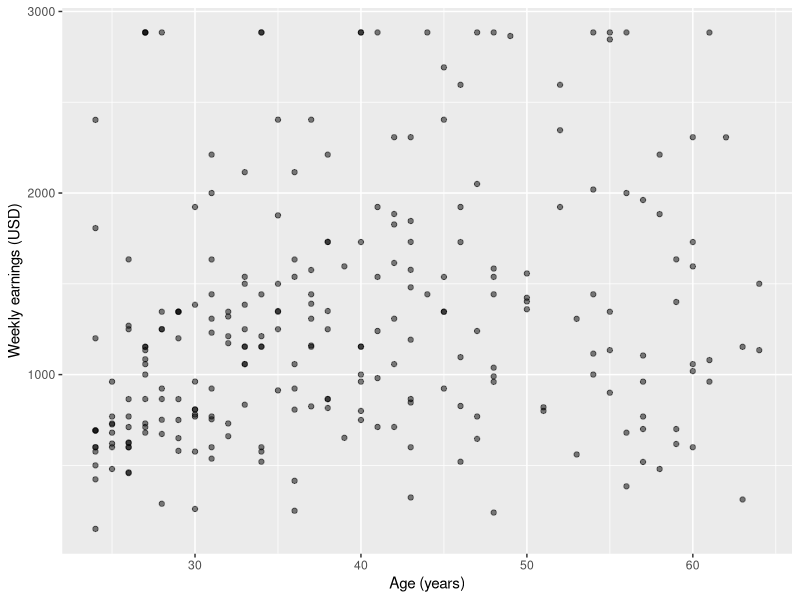
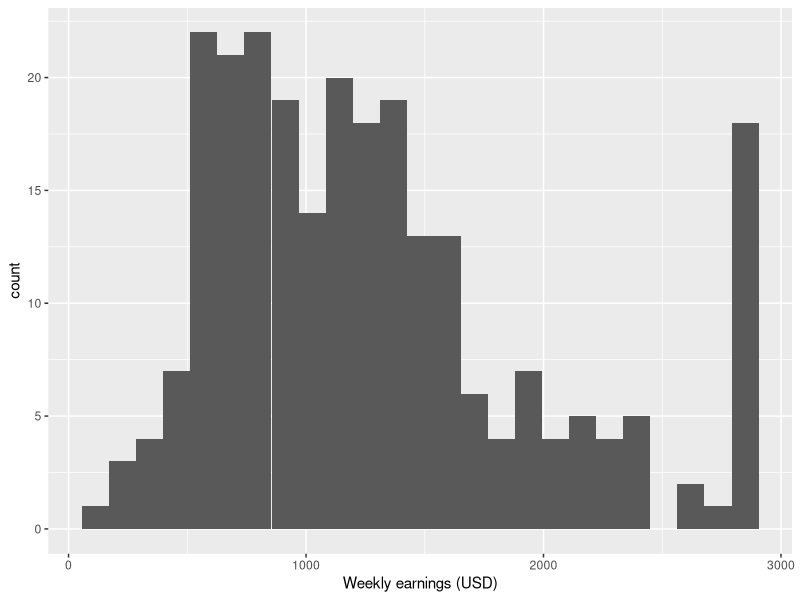
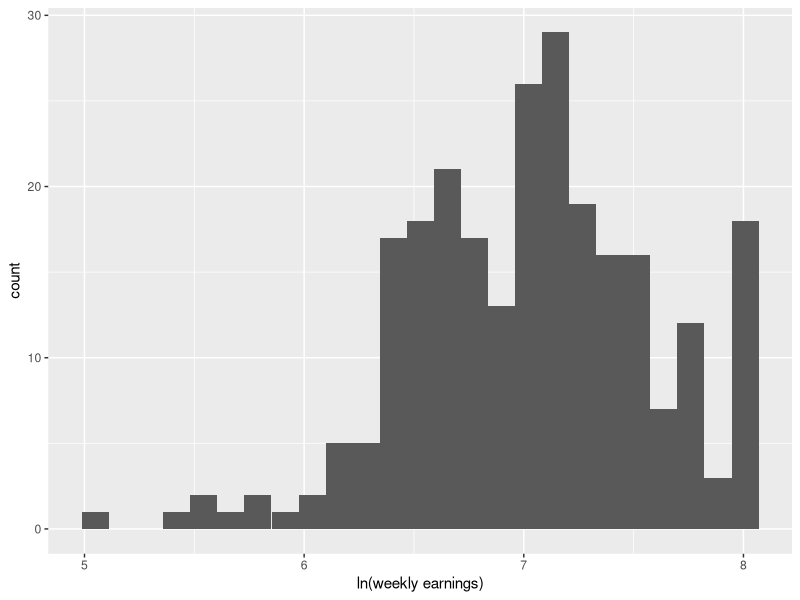
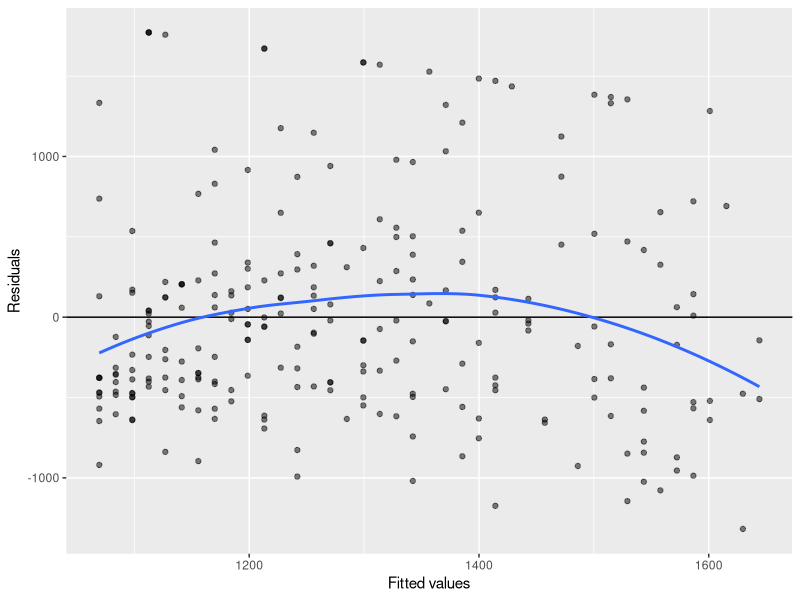
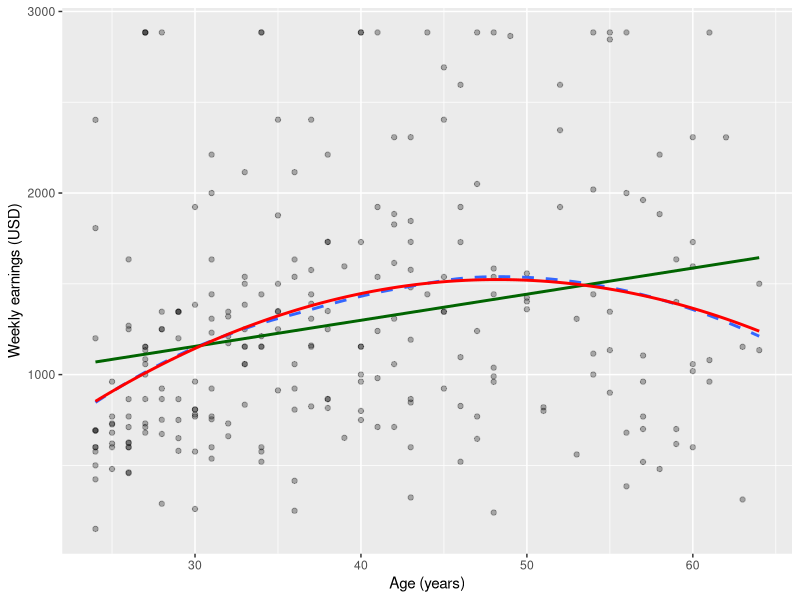
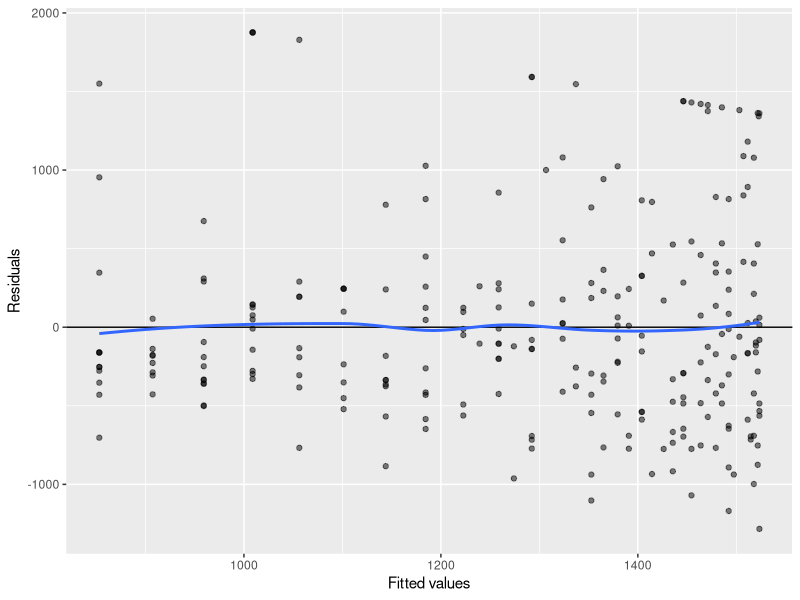
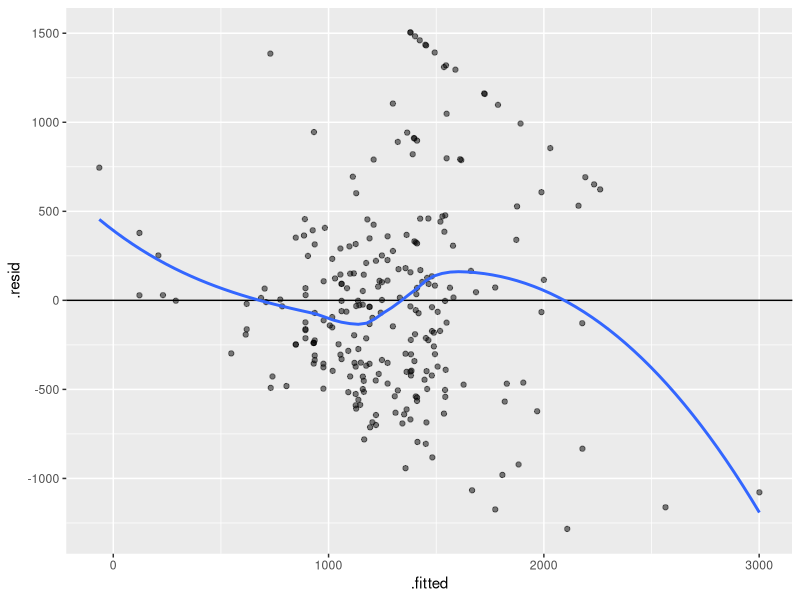
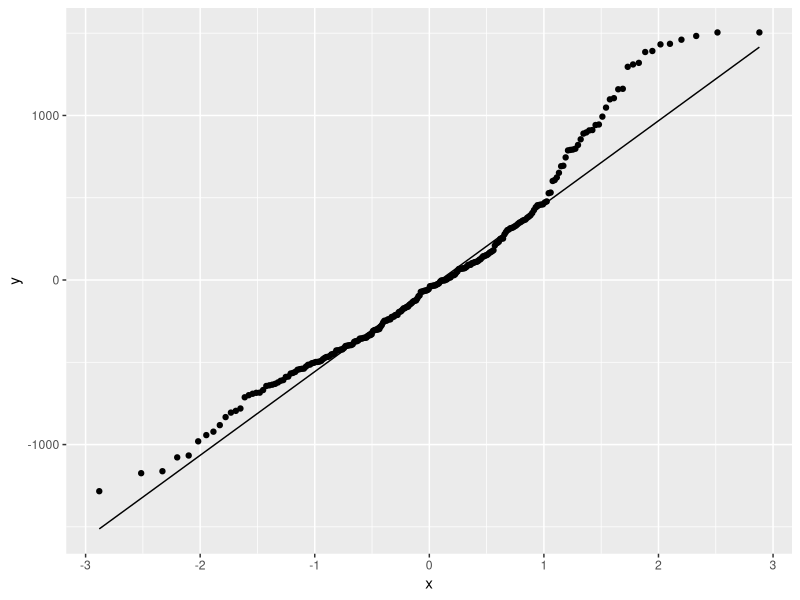

Recreate these plots in R, in order.
## ---- chunk 1
#| label: setup
#| message: false
#| warning: false

library(tidyverse)  # readr, dplyr, ggplot2, purrr
library(broom)      # tidy(), glance(), augment()
## ---- chunk 2
#| label: fmt
#| include: false

# numbers in the text: fixed decimals, typographic minus
fmt <- function(x, d = 0) sub("-", "\u2212", formatC(x, format = "f", digits = d))
## ---- chunk 3
#| label: load-data
#| echo: false
#| message: false

cps <- read_csv("../data/cps-earnings-mra-2014.csv")
## ---- chunk 4
#| label: prepare-data

cps <- cps |>
  mutate(
    female  = as.integer(sex == 2),
    gender  = factor(if_else(female == 1, "Women", "Men")),
    college = as.integer(grade92 >= 43),
    edu_cat = factor(
      case_when(grade92 < 43 ~ "No degree",
                grade92 == 43 ~ "Bachelor",
                TRUE ~ "Graduate"),
      levels = c("No degree", "Bachelor", "Graduate")
    )
  )
glimpse(cps)
## ---- chunk 5
#| label: scatter

ggplot(cps, aes(x = age, y = earnwke)) +
  geom_point(alpha = 0.5) +
  labs(x = "Age (years)", y = "Weekly earnings (USD)")
## ---- chunk 6
#| label: ceiling

max(cps$earnwke)
sum(cps$earnwke == max(cps$earnwke))
## ---- chunk 7
#| label: histograms
#| fig-height: 3.5

ggplot(cps, aes(x = earnwke)) +
  geom_histogram(bins = 25) +
  labs(x = "Weekly earnings (USD)")

ggplot(cps, aes(x = log(earnwke))) +
  geom_histogram(bins = 25) +
  labs(x = "ln(weekly earnings)")
## ---- chunk 8
#| label: slr

m1 <- lm(earnwke ~ age, data = cps)
summary(m1)
## ---- chunk 9
#| label: slr-tidy

tidy(m1, conf.int = TRUE)
glance(m1)$r.squared
## ---- chunk 10
#| label: slr-diagnose

augment(m1) |>
  ggplot(aes(x = .fitted, y = .resid)) +
  geom_hline(yintercept = 0) +
  geom_point(alpha = 0.5) +
  geom_smooth(method = "loess", formula = y ~ x, se = FALSE) +
  labs(x = "Fitted values", y = "Residuals")
## ---- chunk 11
#| label: smoother

ggplot(cps, aes(x = age, y = earnwke)) +
  geom_point(alpha = 0.3) +
  geom_smooth(method = "loess", formula = y ~ x, se = FALSE, linetype = "dashed") +
  geom_smooth(method = "lm", formula = y ~ x, se = FALSE, colour = "darkgreen") +
  geom_smooth(method = "lm", formula = y ~ x + I(x^2), se = FALSE, colour = "red") +
  labs(x = "Age (years)", y = "Weekly earnings (USD)")
## ---- chunk 12
#| label: quadratic

m2 <- lm(earnwke ~ age + I(age^2), data = cps)
tidy(m2)
glance(m2)$r.squared
## ---- chunk 13
#| label: quadratic-diagnose

augment(m2) |>
  ggplot(aes(x = .fitted, y = .resid)) +
  geom_hline(yintercept = 0) +
  geom_point(alpha = 0.5) +
  geom_smooth(method = "loess", formula = y ~ x, se = FALSE) +
  labs(x = "Fitted values", y = "Residuals")
## ---- chunk 14
#| label: slope-at-age

b <- coef(m2)
slope_at <- function(a) b[["age"]] + 2 * b[["I(age^2)"]] * a
slope_at(c(30, 45, 60))
-b[["age"]] / (2 * b[["I(age^2)"]])   # age with the highest predicted earnings
## ---- chunk 15
#| label: log-model

m_log <- lm(log(earnwke) ~ age, data = cps)
tidy(m_log)
## ---- chunk 16
#| label: group-means

cps |>
  group_by(gender) |>
  summarise(n = n(), earnings = mean(earnwke), hours = mean(uhours))
## ---- chunk 17
#| label: raw-gap

m_gap <- lm(earnwke ~ female, data = cps)
tidy(m_gap)
## ---- chunk 18
#| label: gap-hours

m_hours <- lm(earnwke ~ female + uhours, data = cps)
tidy(m_hours)
## ---- chunk 19
#| label: decomposition

delta <- coef(lm(uhours ~ female, data = cps))[["female"]]
delta

coef(m_hours)[["female"]] + coef(m_hours)[["uhours"]] * delta  # = the raw gap
## ---- chunk 20
#| label: model-3

m3 <- lm(earnwke ~ female + age + I(age^2) + uhours + college, data = cps)
tidy(m3, conf.int = TRUE)
glance(m3) |> select(r.squared, adj.r.squared)
## ---- chunk 21
#| label: compare-gap

list(`(1) raw` = m_gap, `(2) + hours` = m_hours, `(3) + age, age², college` = m3) |>
  map_dfr(\(m) tidy(m) |> filter(term == "female"), .id = "model") |>
  select(model, estimate, std.error)
## ---- chunk 22
#| label: diagnose-3
#| fig-height: 3.5

d3 <- augment(m3)
ggplot(d3, aes(x = .fitted, y = .resid)) +
  geom_hline(yintercept = 0) +
  geom_point(alpha = 0.5) +
  geom_smooth(method = "loess", formula = y ~ x, se = FALSE)

ggplot(d3, aes(sample = .resid)) +
  stat_qq() +
  stat_qq_line()
## ---- chunk 23
#| label: model-4

m4 <- lm(log(earnwke) ~ female + age + I(age^2) + log(uhours) + college, data = cps)
tidy(m4)
glance(m4)$r.squared
## ---- chunk 24
#| label: diagnose-4
#| fig-height: 3.5

ggplot(augment(m4), aes(sample = .resid)) +
  stat_qq() +
  stat_qq_line()
## ---- chunk 25
#| label: education

table(cps$edu_cat)

m_edu <- lm(earnwke ~ female + age + I(age^2) + uhours + edu_cat, data = cps)
tidy(m_edu)
## ---- chunk 26
#| label: relevel

cps_b <- cps |> mutate(edu_cat = relevel(edu_cat, ref = "Bachelor"))
lm(earnwke ~ female + age + I(age^2) + uhours + edu_cat, data = cps_b) |>
  tidy()
## ---- chunk 27
#| label: par-int

m_par <- lm(earnwke ~ age + female, data = cps)
m_int <- lm(earnwke ~ age * female, data = cps)  # = age + female + age:female
tidy(m_par)
tidy(m_int)
## ---- chunk 28
#| label: plot-par-int
#| fig-height: 3.5

bind_rows(
  augment(m_par, data = cps) |> mutate(model = "Parallel slopes"),
  augment(m_int, data = cps) |> mutate(model = "Interaction")
) |>
  mutate(model = fct_inorder(model)) |>  # panels in this order, not alphabetical
  ggplot(aes(x = age, colour = gender)) +
  geom_point(aes(y = earnwke), alpha = 0.25) +
  geom_line(aes(y = .fitted), linewidth = 1.2) +
  facet_wrap(~model) +
  labs(x = "Age (years)", y = "Weekly earnings (USD)", colour = NULL)
## ---- chunk 29
#| label: centring

m_int40 <- lm(earnwke ~ I(age - 40) * female, data = cps)
tidy(m_int40)
## ---- chunk 30
#| label: gap-by-age

gap_by_age <- map_dfr(seq(25, 60, by = 5), \(a) {
  lm(earnwke ~ I(age - a) * female, data = cps) |>
    tidy(conf.int = TRUE) |>
    filter(term == "female") |>
    mutate(age = a)
})

ggplot(gap_by_age, aes(x = age, y = estimate)) +
  geom_hline(yintercept = 0) +
  geom_ribbon(aes(ymin = conf.low, ymax = conf.high), alpha = 0.2) +
  geom_line(linewidth = 1.2) +
  labs(x = "Age (years)", y = "Predicted gap, women − men (USD)")
